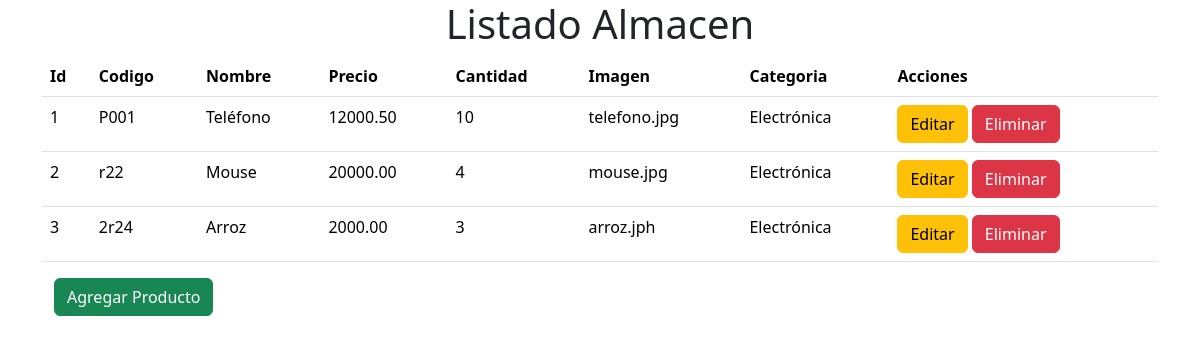
The page / on the database its author committed.
### tables this page shows
CREATE TABLE `productos` (
  `id` int(11) NOT NULL,
  `codigo` varchar(50) NOT NULL,
  `nombre_producto` varchar(255) NOT NULL,
  `precio` decimal(10,2) NOT NULL CHECK (`precio` >= 0),
  `cantidad` int(11) NOT NULL CHECK (`cantidad` >= 0),
  `imagen` varchar(255) DEFAULT NULL,
  `categoria_id` int(11) NOT NULL
);

CREATE TABLE `categorias` (
  `id` int(11) NOT NULL,
  `nombre` varchar(100) NOT NULL
);

### index.php (the view, shortened to what this page needs)
<!doctype html>
<html lang="es">
<head>
  <link href="https://cdn.jsdelivr.net/npm/bootstrap@5.3.3/dist/css/bootstrap.min.css" rel="stylesheet">
</head>
<body>
  <div class="container">
    <h1 class="text-center"> Listado Almacen </h1>
  </div>
  <div class="container">
    <table class="table">
      <thead>
        <tr>
          <th scope="col">Id</th>
          <th scope="col">Codigo</th>
          <th scope="col">Nombre</th>
          <th scope="col">Precio</th>
          <th scope="col">Cantidad</th>
          <th scope="col">Imagen</th>
          <th scope="col">Categoria</th>
          <th scope="col">Acciones</th>
        </tr>
      </thead>
      <tbody>
        <?php
        require("config/conexion.php");
        $sql = $conexion->query("SELECT productos.id AS producto_id, productos.codigo, productos.nombre_producto, productos.precio, productos.cantidad, productos.imagen, categorias.nombre AS nombre_categoria
    FROM productos
    INNER JOIN categorias ON productos.categoria_id = categorias.id
");
        while ($resultado = $sql->fetch_assoc()) { ?>
          <tr>
            <td scope="row"><?= $resultado['producto_id'] ?></td>
            <td scope="row"><?= $resultado['codigo'] ?></td>
            <td scope="row"><?= $resultado['nombre_producto'] ?></td>
            <td scope="row"><?= $resultado['precio'] ?></td>
            <td scope="row"><?= $resultado['cantidad'] ?></td>
            <td scope="row"><?= $resultado['imagen'] ?></td>
            <td scope="row"><?= $resultado['nombre_categoria'] ?></td>
            <td>
            <a href="./formularios/editarForm.php?id=<?php echo $resultado['producto_id']?>" class="btn btn-warning">Editar</a>
              <a href="" class="btn btn-danger">Eliminar</a>
            </td>
          </tr>
        <?php } ?>
      </tbody>
    </table>
    <div class="container">
      <a href="formularios/agregarForm.php" class="btn btn-success">Agregar Producto</a>
    </div>
  </div>
</body>
</html>

### rows shown on the page
productos: id "1", codigo "P001", nombre_producto "Teléfono", precio "12000.50", cantidad "10", imagen "telefono.jpg", categoria.nombre "Electrónica"
productos: id "2", codigo "r22", nombre_producto "Mouse", precio "20000.00", cantidad "4", imagen "mouse.jpg", categoria.nombre "Electrónica"
productos: id "3", codigo "2r24", nombre_producto "Arroz", precio "2000.00", cantidad "3", imagen "arroz.jph", categoria.nombre "Electrónica"
